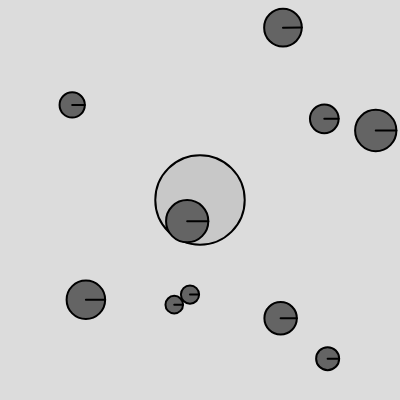
Frame 1 (no input)
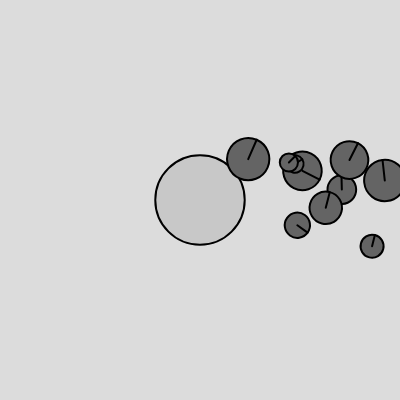
Frame 60 (no input)
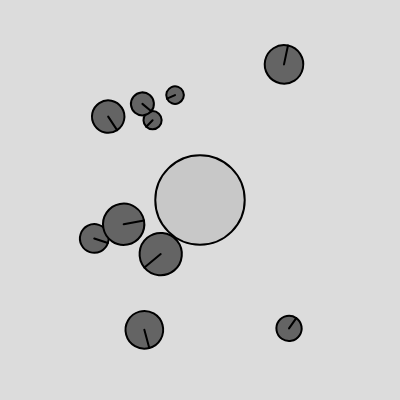
Frame 120 (the mouse pressed at the canvas centre since frame 60)

The p5.js sketch that drew these frames (run headless with seeded random() and noise() and a simulated clock; from frame 60 on, the mouse is pressed at the canvas centre):

// p5.js sketch
// ── sketch.js
/*
Let’s incorporate this idea of angular motion into the Mover class. 
*/


let attractor;
let movers = [];
let G = 3;
let numOfMovers = 10;

function setup() {
  createCanvas(400, 400);
  
  let attractorMass = 20;
  let moverMass = 2;
  
  // initialize the attractor
  attractor = new Attractor(attractorMass);
  // mover = new Mover(random(0, width), random(0, height), moverMass);
  
  // initialize the movers
  for (let i = 0; i < numOfMovers; i ++){
    let moverMass = random(0.5, 5);
    let mover = new Mover(random(0, width), random(0, height), moverMass);
    movers.push(mover);
  }
  
}

function draw() {
  background(220);
  
  // show attractor
  attractor.show();
  
  
  
  for (let i = 0; i < numOfMovers; i++){
    // apply the gravitational attraction force between the two
    let force = attractor.calculateGravitationalAttraction(movers[i])
    movers[i].applyForce(force);
    
    // update and show movers
    movers[i].update();
    movers[i].show();
    
  }
  
  
  
  
}


class Mover{
  constructor(x, y, mass){
    this.position = createVector(x, y);
    this.mass = mass;
    this.velocity = createVector(3, 0);
    this.acceleration = createVector();
    this.topspeed = 5;
    this.diameter = sqrt(this.mass) * 20;
    this.angle = 0;
    this.angularVelocity = 0;
    this.angularAcceleration = 0.001;
    // this.angularAcceleration = this.acceleration.y * 0.001;
  }
  
  applyForce(force){
    // A = F/M;
    let f = p5.Vector.div(force, this.mass);
    this.acceleration.add(f);
  }
  
  
  update(){
    this.velocity.add(this.acceleration);
    this.velocity.limit(this.topspeed);
    this.position.add(this.velocity);
    
    // update rotation angles
    this.angularAcceleration = this.acceleration.x * 0.01;
    this.angularVelocity += this.angularAcceleration;
    this.angularVelocity = constrain(this.angularVelocity, -0.1, 0.1);
    this.angle += this.angularVelocity;
    
    // reset acceleartion
    this.acceleration.mult(0);
  }
  

  
  show(){
    fill (100);
    push();
    translate(this.position.x, this.position.y);
    rotate(this.angle);
    circle(0, 0, this.diameter);
    line(0, 0, this.diameter/2, 0);
    pop();
  }
  
  
}


class Attractor{
  constructor(mass){
    this.position = createVector(width/2, height/2);
    this.mass = mass;
    this.diameter = sqrt(this.mass) * 20;
  }
  
  calculateGravitationalAttraction(mover){
    // get the force from mover to attractor
    let force = p5.Vector.sub(this.position, mover.position);
    // get the distance between the two
    let distance = force.mag() 
    // constrain the distance to avoid the extreme weak/strong forces
    distance = constrain(distance, 5, 25);
    // get the magnitude/strength of the force
    let magnitude = (G * this.mass * mover.mass) / (distance * distance);
    // set the force in the magnitude
    force.setMag(magnitude);
    
    return force;
  }
  
  show(){
    fill(200);
    strokeWeight(2);
    circle(this.position.x, this.position.y, this.diameter);
  }
  
}
